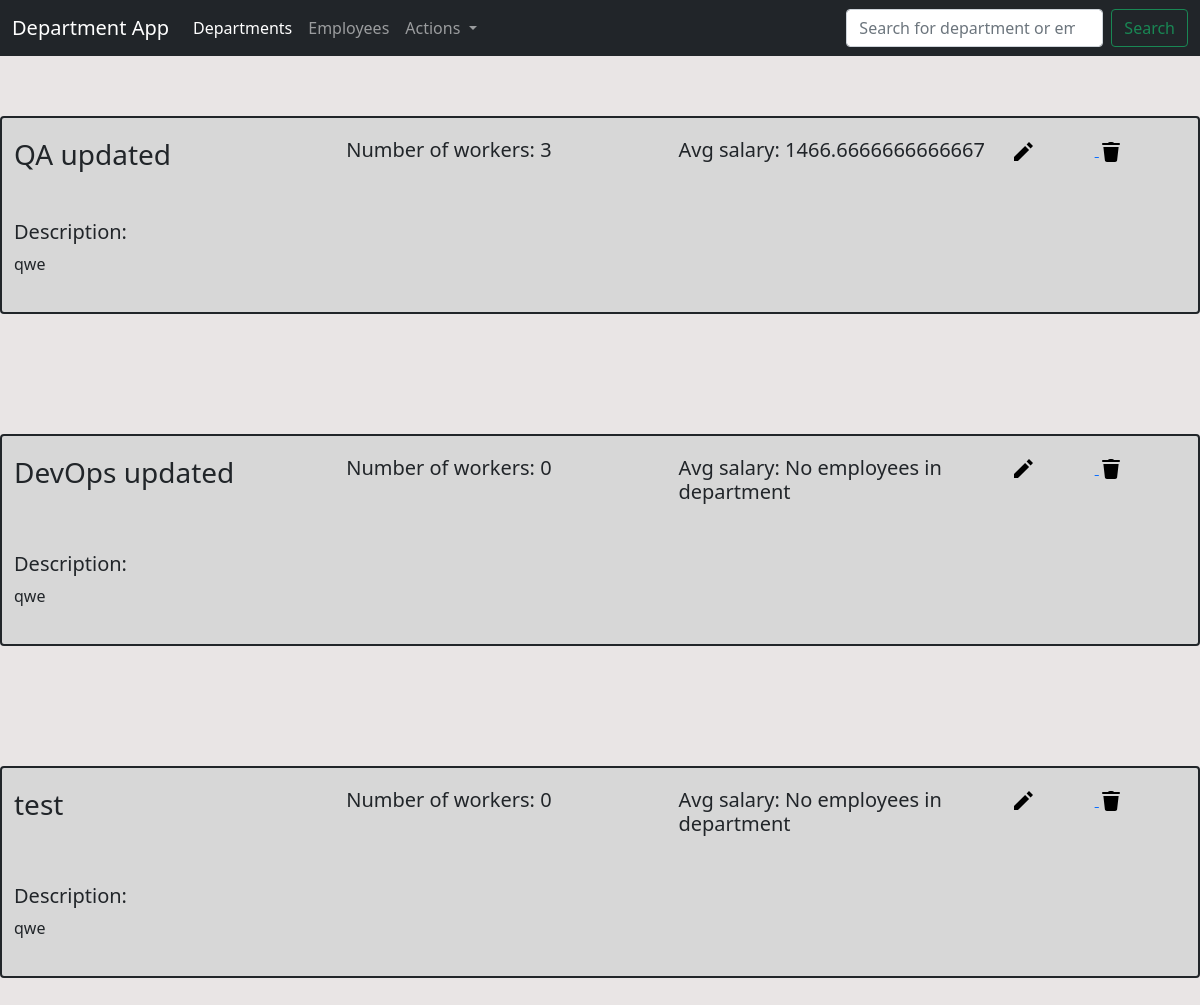
/departments, run on an earlier commit of the app's database.
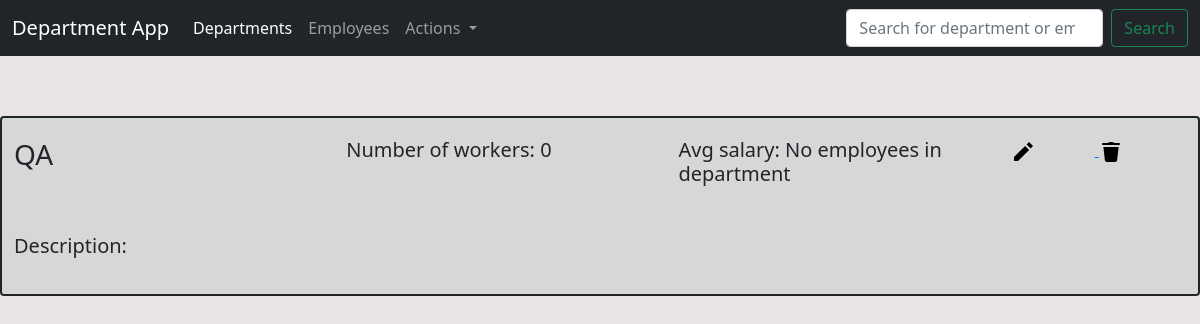
And on a later commit of the database.
### department_app/models/department_model.py (models this page shows, shortened)
class Departments(db.Model):
    id = db.Column(db.Integer, primary_key = True)
    dep_name = db.Column(db.String(50), nullable = False, unique = True)
    dep_description = db.Column(db.String(150))

### department_app/views/departments_view.py (the view)
@app.route("/departments")
def departments():
    salary_and_amount  = {elem.dep_name: count_avg_and_amount(elem.dep_name) for elem in Departments.query.all()}
    return render_template('departments.html', all_deps = Departments.query.all(), characteristics = salary_and_amount, menu = menu, dropdown = dropdown)

### department_app/service/common_funcs.py (called while the page is built)
def count_avg_and_amount(dep):
    res = Employees.query.filter_by(emp_department = dep)
    sals = [x.emp_salary for x in res]
    try:
        return sum(sals)/len(sals), len(sals)
    except:
        return 'No employees in department', 0

### department_app/templates/departments.html (shortened to what this page needs)
{% extends 'base.html' %}
{% block content %}
{% for data in all_deps %}
    <section>
        <div class="container-xxl">
          <div class="row">
            <span class="border border-dark border-2 rounded"  style="background-color: #D7D7D7;">
                <div class="row">
                    <div class="col">
                      <h3>{{data.dep_name}}</h3>
                    </div>
                    <div class="col">
                      <h5>Number of workers: {{ characteristics[data.dep_name][1] }}</h5>
                    </div>
                    <div class="col">
                      <h5>Avg salary: {{characteristics[data.dep_name][0]}}</h5>
                    </div>
                    <div class="col-2 align-items-end">
                      <a id="edit-{{data.id}}" href="departments/edit/{{data.id}}">
                        <img src = "../static/images/icons8-edit-24.svg", alt="Edit" style="padding-right: 60px">
                      </a>
                      <a id="delete-{{data.id}}" href="departments/delete/{{data.id}}">
                        <img src = "../static/images/icons8-delete-24.svg", alt="Delete">
                      </a>
                    </div>
                  </div>
                <div class="row">
                    <div class="col">
                      <h5>Description:</h5><p>
                        {{data.dep_description}}
                      </p>
                    </div>
                </div>
            </span>
          </div>
        </div>
    </section>
  {% endfor %}
{% endblock -%}

### department_app/templates/base.html (shortened to what this page needs)
<!DOCTYPE html>
<html lang="en">
<head>
    <link href="https://cdn.jsdelivr.net/npm/bootstrap@5.1.3/dist/css/bootstrap.min.css" rel="stylesheet">
    <link rel="stylesheet" href="../static/css/styles.css">
  </head>
<body>
    <header>
        <nav class="navbar navbar-expand-lg navbar-dark bg-dark">
            <div class="container-xxl">
              <a class="navbar-brand" href="{{ url_for('index') }}">Department App</a>
              <div class="collapse navbar-collapse" id="navbarSupportedContent">
                <ul class="navbar-nav me-auto mb-2 mb-lg-0">
                  {% for m in menu -%}
                  <li class="nav-item">
                    <a class="nav-link {{m.status}}" href="{{url_for(m.url)}}">{{m.name}}</a>
                  </li>
                  {% endfor -%}
                  <li class="nav-item dropdown">
                    <a class="nav-link dropdown-toggle" href="#" id="navbarDropdown" role="button" data-bs-toggle="dropdown" aria-expanded="false">
                      Actions
                    </a>
                  </li>
                </ul>
                <form class="d-flex">
                  <input class="form-control me-2" type="search" placeholder="Search for department or employee" aria-label="Search">
                  <button class="btn btn-outline-success" type="submit">Search</button>
                </form>
              </div>
            </div>
          </nav>
    </header>
{% block content %} {% endblock %}

### department_app/static/css/styles.css (style rules this page uses)
section { padding-top: 40px; padding-bottom: 40px; }
.row { padding-top: 20px; padding-bottom: 20px; }
body { background-color: #E9E5E5; }

What changed in the data, as far as the page shows it:
removed Departments: dep_name "DevOps updated", dep_name "0", dep_name "No employees in department", dep_description "qwe"
removed Departments: dep_name "test", dep_name "0", dep_name "No employees in department", dep_description "qwe"
changed Departments: dep_name "QA updated" → "QA"; dep_name "3" → "0"; dep_name "1466.6666666666667" → "No employees in department"; dep_description "qwe" → (not shown)
